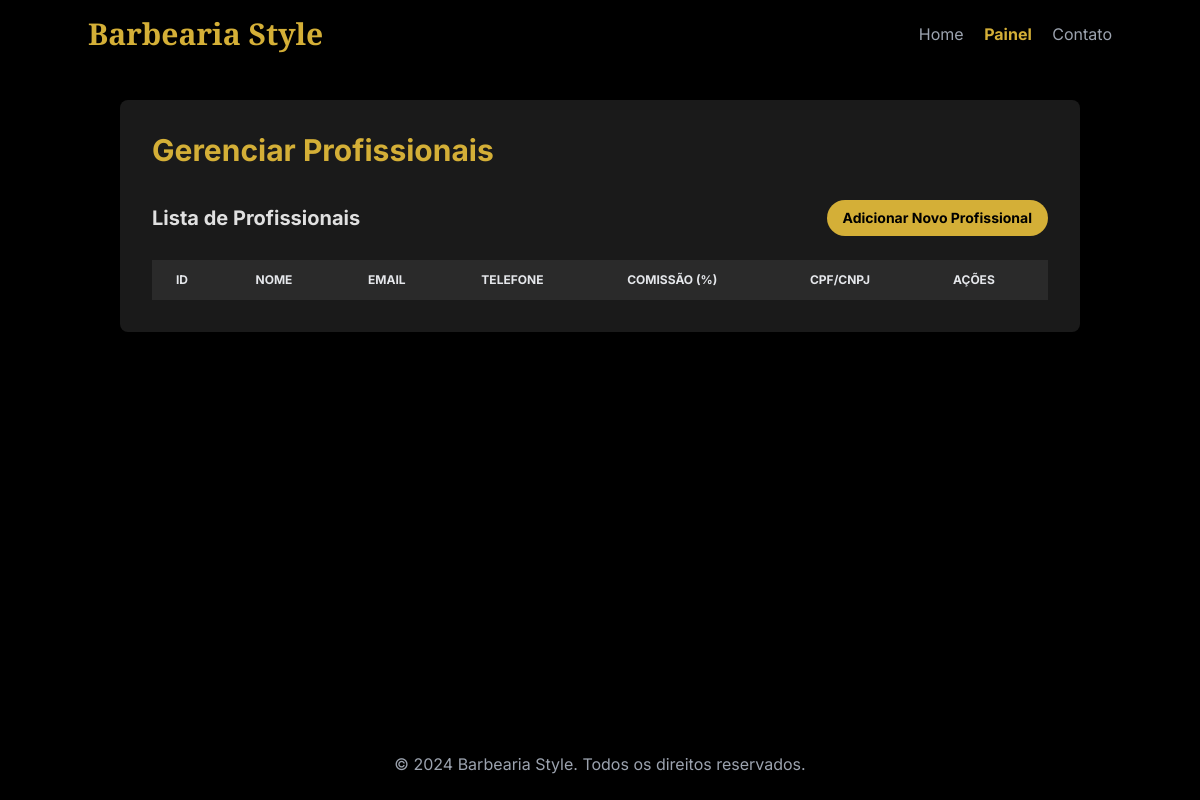
Before: /profissionais with the older database file.
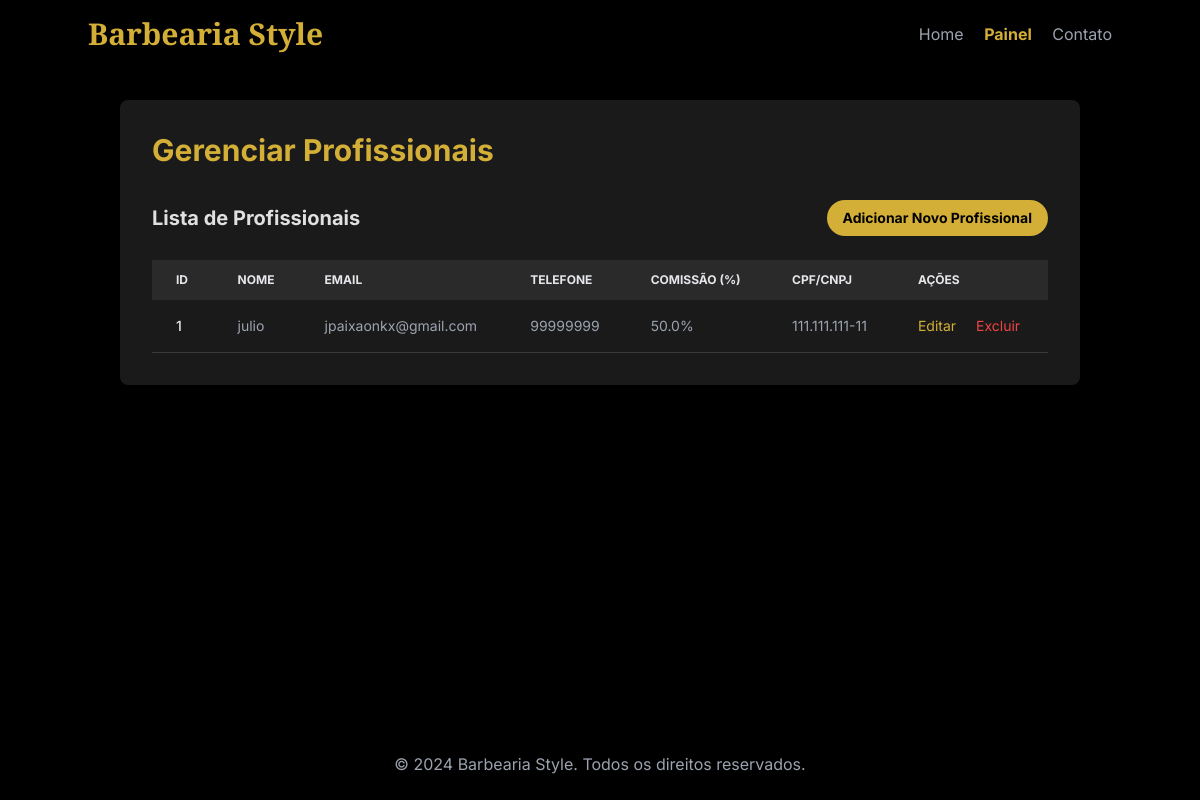
After: the same page with the newer database file.
### tables this page shows
CREATE TABLE profissionais (
            id INTEGER PRIMARY KEY AUTOINCREMENT,
            nome TEXT NOT NULL,
            email TEXT UNIQUE NOT NULL,
            telefone TEXT,
            comissao REAL,
            cpf_cnpj TEXT UNIQUE NOT NULL
        );

### app.py (the view, shortened to what this page needs)
@app.route('/profissionais', methods=['GET', 'POST'])
def gerenciar_profissionais():
    conn = get_db_connection()
    profissional_editar = None
    if 'editar_id' in request.args:
        profissional_editar = conn.execute('SELECT * FROM profissionais WHERE id = ?',
                                           (request.args.get('editar_id'),)).fetchone()
    profissionais = conn.execute('SELECT * FROM profissionais').fetchall()
    conn.close()
    return render_template('gerenciar_profissionais.html', profissionais=profissionais,
                           profissional_editar=profissional_editar)

### app.py (called while the page is built)
def get_db_connection():
    conn = sqlite3.connect('database.db')
    conn.row_factory = sqlite3.Row
    return conn

### templates/gerenciar_profissionais.html (shortened to what this page needs)
<!DOCTYPE html>
<html lang="pt-BR">
<head>
    <script src="https://cdn.tailwindcss.com"></script>
</head>
<body class="antialiased flex flex-col min-h-screen">
    <header class="p-4 bg-black shadow-md">
        <nav class="container mx-auto flex justify-between items-center">
            <h1 class="text-3xl font-bold text-primary cinzel-font">Barbearia Style</h1>
            <div class="space-x-4">
                <a href="/" class="text-gray-400 hover:text-primary transition-colors duration-200">Home</a>
                <a href="/admin" class="text-primary font-bold">Painel</a>
                <a href="/contato" class="text-gray-400 hover:text-primary transition-colors duration-200">Contato</a>
            </div>
        </nav>
    </header>
    <main class="flex-grow p-8 container mx-auto">
        <div class="bg-card p-8 rounded-lg shadow-2xl">
            <h2 class="text-3xl font-bold text-primary mb-8">Gerenciar Profissionais</h2>
            <div class="mb-6 flex justify-between items-center">
                <h3 class="text-xl font-bold">Lista de Profissionais</h3>
                <a href="{{ url_for('gerenciar_profissionais', adicionar=True) }}" class="btn-primary px-4 py-2 rounded-full text-sm">Adicionar Novo Profissional</a>
            </div>
            <div class="overflow-x-auto">
                <table class="w-full text-sm text-left text-gray-400">
                    <thead class="text-xs text-gray-200 uppercase bg-[#2a2a2a]">
                        <tr>
                            <th scope="col" class="py-3 px-6">ID</th>
                            <th scope="col" class="py-3 px-6">Nome</th>
                            <th scope="col" class="py-3 px-6">Email</th>
                            <th scope="col" class="py-3 px-6">Telefone</th>
                            <th scope="col" class="py-3 px-6">Comissão (%)</th>
                            <th scope="col" class="py-3 px-6">CPF/CNPJ</th>
                            <th scope="col" class="py-3 px-6">Ações</th>
                        </tr>
                    </thead>
                    <tbody>
                        {% for profissional in profissionais %}
                        <tr class="bg-card border-b border-[#3a3a3a]">
                            <td class="py-4 px-6 font-medium text-gray-200">{{ profissional['id'] }}</td>
                            <td class="py-4 px-6">{{ profissional['nome'] }}</td>
                            <td class="py-4 px-6">{{ profissional['email'] }}</td>
                            <td class="py-4 px-6">{{ profissional['telefone'] }}</td>
                            <td class="py-4 px-6">{{ profissional['comissao'] }}%</td>
                            <td class="py-4 px-6">{{ profissional['cpf_cnpj'] }}</td>
                            <td class="py-4 px-6">
                                <a href="{{ url_for('gerenciar_profissionais', editar_id=profissional['id']) }}" class="text-primary hover:underline mr-4">Editar</a>
                                <a href="{{ url_for('gerenciar_profissionais', excluir_id=profissional['id']) }}" class="text-red-500 hover:underline">Excluir</a>
                            </td>
                        </tr>
                        {% endfor %}
                    </tbody>
                </table>
            </div>
        </div>
    </main>
    <footer class="p-6 text-center text-gray-400 bg-black mt-auto">
        <p>&copy; 2024 Barbearia Style. Todos os direitos reservados.</p>
    </footer>
</body>
</html>

### templates/gerenciar_profissionais.html (style rules this page uses)
body { font-family: 'Inter', sans-serif; background-color: #000000; color: #E0E0E0; }
.cinzel-font { font-family: 'Cinzel', serif; }
.text-primary { color: #D4AF37; }
.bg-card { background-color: #1a1a1a; }
.btn-primary { background-color: #D4AF37; color: #000000; font-weight: 700; transition: background-color 0.2s; }

Changed rows visible on the page:
added profissionais: id "1", nome "julio", email "jpaixaonkx@gmail.com", telefone "99999999", comissao "50.0", cpf_cnpj "111.111.111-11"
